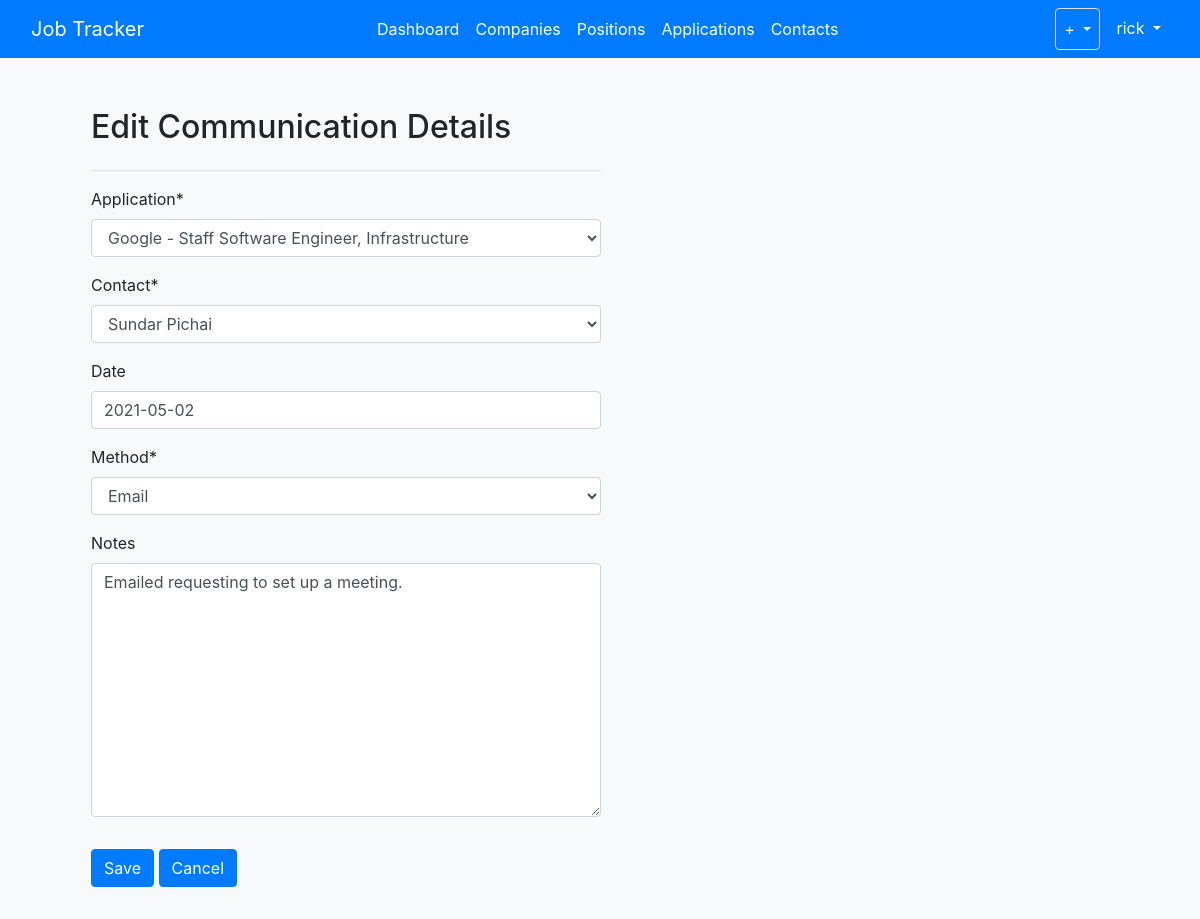
/communications/7 (signed in), run on the app's committed database.
### jobs/models.py (models this page shows, shortened)
class Communication(models.Model):
	user = models.ForeignKey(
		User,
		on_delete=models.CASCADE,
		default=1
		)
	application = models.ForeignKey(
		Application,
		on_delete=models.CASCADE
		)
	contact = models.ForeignKey(
		Contact,
		on_delete=models.CASCADE
		)
	date = models.DateField(null=True, blank=True)
	method = models.CharField(choices=[('phone','Phone'), ('email','Email'), ('meeting','Meeting'),], max_length=100, null=True)
	notes = models.TextField(null=True, blank=True)

### jobs/views.py (the view, shortened to what this page needs)
# urls.py: path('communications/<int:pk>', CommunicationUpdateView.as_view(), name='jobs-update-communication'),
class CommunicationUpdateView(LoginRequiredMixin, UpdateView):
    model = Communication
    fields = ['application', 'contact', 'date', 'method', 'notes']
    template_name = 'jobs/update_communication.html'
    context_object_name = 'comms'

### jobs/models.py (called while the page is built)
	def __str__(self):
		return self.first_name + ' ' + self.last_name

	def __str__(self):
		company = self.position.company.name
		job_title = self.position.position_title
		return company + ' - ' + job_title

### jobs/templates/jobs/update_communication.html (shortened to what this page needs)
{% extends "jobs/base.html" %}
{% load crispy_forms_tags %}
{% block content %}
<div class="container h-100 mt-5">
	<div class="container ml-3">
		<div class="row mt-3">
			<div class="col-md-auto">
				<h2>Edit Communication Details</h2>
			</div>
		</div>
		<div class="row">
			<div class="col-sm-6 mb-3">
				<form method="POST">
					<hr>
				{{ form|crispy }}
					<div class="row mb-3">
						<div class="col mt-3">
							<input class="btn btn-primary" type="submit" value="Save">
							<a class="btn btn-primary" href="{% url 'jobs-list-communications' %}" role="button">Cancel</a>
						</div>
				    </div>
				</form>
			</div>
		</div>
	</div>
</div>
{% endblock content %}

### jobs/templates/jobs/base.html (shortened to what this page needs)
{% load static %}
<!DOCTYPE html>
<html>
<head>
    <link rel="stylesheet" href="https://cdn.jsdelivr.net/npm/bootstrap@4.5.3/dist/css/bootstrap.min.css">
    <link rel="stylesheet" type="text/css" href="{% static 'jobs/style.css' %}">
</head>
<body class="h-100 bg-light">
	<nav class="navbar navbar-expand-lg navbar-dark bg-primary fixed-top">
		<div class="container-fluid">
			<a class="navbar-brand" href="/">Job Tracker</a>
			<div class="collapse navbar-collapse" id="expandMenu">
				<ul class="navbar-nav mr-auto">
					{% if request.user.is_authenticated %}
					<li class="nav-item">
						<a class="nav-link active" aria-current="page" href="/">Dashboard</a>
					</li>
					<li class="nav-item">
						<a class="nav-link active" href="{% url 'jobs-companies' %}">Companies</a>
					</li>
					<li class="nav-item">
						<a class="nav-link active" href="{% url 'jobs-list-positions' %}">Positions</a>
					</li>
					<li class="nav-item">
						<a class="nav-link active" href="{% url 'jobs-list-applications' %}">Applications</a>
					</li>
					<li class="nav-item">
						<a class="nav-link active" href="/contacts">Contacts</a>
					</li>
					{% endif %}
				</ul>
				<ul class="navbar-nav">
					{% if request.user.is_authenticated %}
					<li class="dropdown border rounded">
						<a class="nav-link active dropdown-toggle" href="#" id="navbarDropdownMenuLink" role="button" data-bs-toggle="dropdown" aria-expanded="false"> + </a>
					</li>
					<li class="dropdown ml-2">
						<a class="nav-link active dropdown-toggle" href="#" id="navbarDropdownMenuLink" role="button" data-bs-toggle="dropdown" aria-expanded="false"> {{ request.user.username }} </a>
					</li>
					{% endif %}
				</ul>
			</div>
		</div>
	</nav>
	<div class="container bg-light rounded">
		{% block content %}{% endblock %}
	</div>
</body>
</html>

### jobs/static/jobs/style.css (style rules this page uses)
body { padding-top: 60px; }

### data on the page
Communication: application "Google - Staff Software Engineer, Infrastructure", contact "Sundar Pichai", date "2021-05-02", method "Email", notes "Emailed requesting to set up a meeting."

### other printed values
{{ request.user.username }} "rick"
